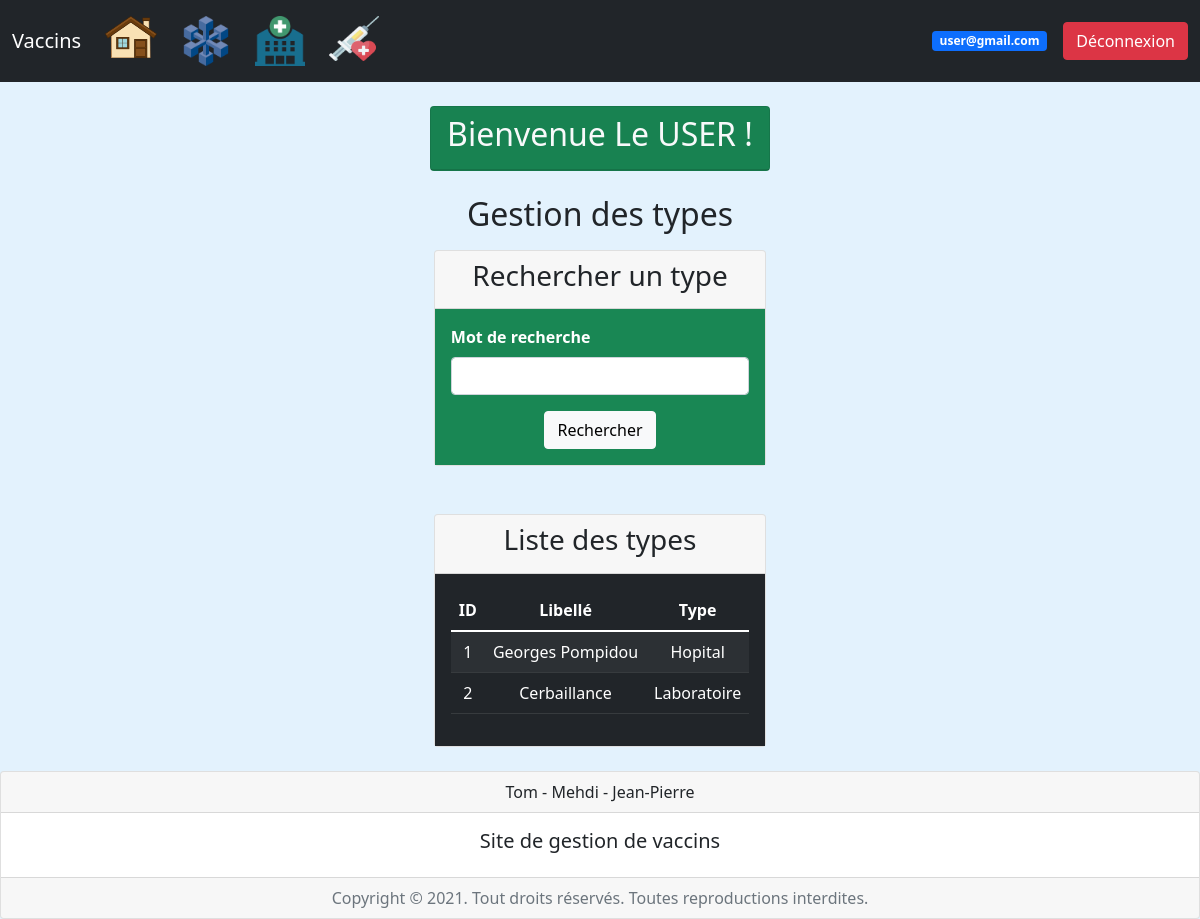
Page /index.php?page=1 (signed in) on the committed database.
### tables this page shows
Create table typeCentreVaccinations (
	idType int(3) not null auto_increment,
	libelle varchar(100),
	type varchar(100),
	primary key (idType)
);

### controleur/config_bdd.php (called while the page is built)
<?php
$serveur = "localhost";
$bdd = "gestvaccins";
$user = "root";
$mdp = "";
?>

### controleur/controleur.class.php (called while the page is built, shortened)
<?php
require_once("modele/modele.class.php");
class Controleur {
	private $unModele;
	public function __construct($serveur, $bdd, $user, $mdp) {
		$this->unModele = new Modele($serveur, $bdd, $user, $mdp);
	}
	public function setTable($uneTable) {
		$this->unModele->setTable($uneTable);
	}
	public function selectAll() {
		return $this->unModele->selectAll();
	}
}
?>

### modele/modele.class.php (called while the page is built, shortened)
<?php
class Modele {
	private $unPdo, $uneTable;
	public function __construct($serveur, $bdd, $user, $mdp) {
		$this->unPdo = null;
		try {
			$this->unPdo = new PDO("mysql:host=".$serveur.";dbname=".$bdd, $user, $mdp);
		} catch (PDOException $exp) {
			die("Erreur de connexion à la base de données : " . $exp->getMessage());
		}
	}
	public function setTable($uneTable) {
		$this->uneTable = $uneTable;
	}
	public function selectAll() {
		$requete = "SELECT * FROM ".$this->uneTable;
		$select = $this->unPdo->prepare($requete);
		$select->execute();
		return $select->fetchAll();
	}
}
?>

### vue/vue_les_types.php (the view, shortened to what this page needs)
<div class="card mb-5">
	<div class="card-header">
		<h3 class="text-center">Rechercher un type</h3>
	</div>
	<div class="card-body bg-success">
		<form method="post" action="">
			<div class="mb-3">
				<label for="mot" class="form-label text-white fw-bold">Mot de recherche</label>
				<input type="search" name="mot" id="mot" class="form-control">
			</div>
			<div class="d-flex justify-content-center">
				<button type="submit" name="Rechercher" class="btn btn-light">
					Rechercher
				</button>
			</div>
		</form>
	</div>
</div>
<div class="card">
	<div class="card-header">
		<h3 class="text-center">Liste des types</h3>
	</div>
	<div class="card-body bg-dark text-white">
		<table class="table table-dark table-striped text-center">
		  	<thead>
		    	<tr>
		      		<th scope="col">ID</th>
		      		<th scope="col">Libellé</td>
		      		<th scope="col">Type</th>
		    	</tr>
		  	</thead>
		  	<tbody>
		  		<?php foreach ($lesTypes as $unType) { ?>
		    	<tr>
		      		<td><?= $unType['idType']; ?></td>
		      		<td><?= $unType['libelle']; ?></td>
		      		<td><?= $unType['type']; ?></td>
		    	</tr>
		    	<?php } ?>
		  	</tbody>
		</table>
	</div>
</div>

### rows in the picture
typecentrevaccinations: idType "1", libelle "Georges Pompidou", type "Hopital"
typecentrevaccinations: idType "2", libelle "Cerbaillance", type "Laboratoire"

### other values in the picture
$_SESSION['email'] "user@gmail.com"
$_SESSION['prenom'] "Le"
$_SESSION['nom'] "USER"
